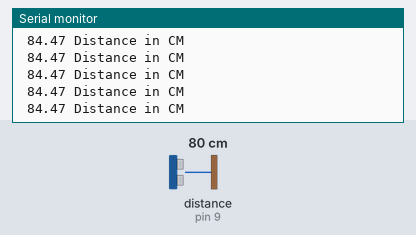
Bench run of a sketch on a simulated Arduino Uno, built with avr-gcc and run on an emulated ATmega328P. Parts: the last lines printed to the serial monitor. Wiring (inferred from the names in the program): ultrasonic range finder: trigger pin 8; echo pin 9. The inputs (shaded band) are chosen by the test bench; at power-on: distance to the obstacle (sensor on pin 9) 80 cm. The echo pulse lasts 58.3 µs per cm.

Above: at 1.2 s.
1.3 s: distance to the obstacle (sensor on pin 9) set to 4 cm
At 2.2 s:
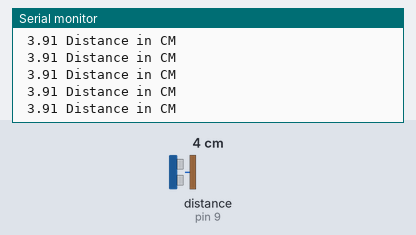
4.3 s: distance to the obstacle (sensor on pin 9) set to 2 cm
At 5.1 s:
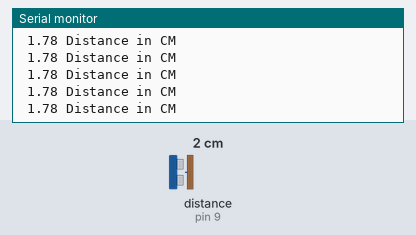
7.3 s: distance to the obstacle (sensor on pin 9) set to 9 cm
At 8.0 s:
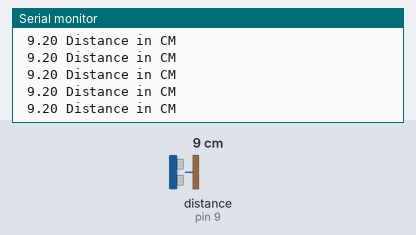
10.3 s: distance to the obstacle (sensor on pin 9) set to 18 cm
At 11.0 s:
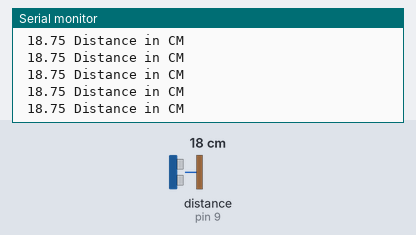
Timing chart, 0 to 13.3 s (numbered marks = the images above; inputs shaded):
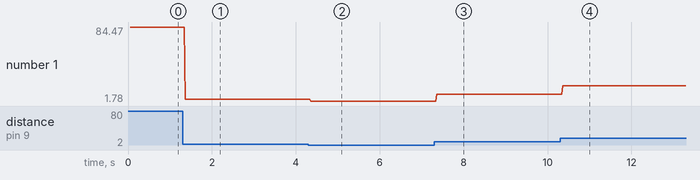

Measured:
- after the input at 1.3 s, the serial monitor: prints a new line after 0.06 s (image 1)
- after the input at 4.3 s, the serial monitor: prints a new line after 0.06 s (image 2)
- after the input at 7.3 s, the serial monitor: prints a new line after 0.06 s (image 3)
- after the input at 10.3 s, the serial monitor: prints a new line after 0.06 s (image 4)
- plotted number 1: 84.47 → 3.91 after the input at 1.3 s, 3.91 → 1.78 after the input at 4.3 s, 1.78 → 9.2 after the input at 7.3 s, 9.2 → 18.75 after the input at 10.3 s

The sketch:

sketch_apr01a.ino
```cpp
int trig=8;
int echo=9;
double getdata;
double distance;
void setup() {
  pinMode(trig, OUTPUT);
  pinMode(echo, INPUT);
Serial.begin(9600);
}

void loop() {
  double getData;

 digitalWrite(trig,LOW);
delayMicroseconds(10);
digitalWrite(trig,HIGH);
delayMicroseconds(10);
 digitalWrite(trig,LOW);
 delayMicroseconds(10);
 getData=pulseIn(echo, HIGH);
 delay(25);

distance=((getData)/55);
 Serial.println(" Distance in CM");
 Serial.print(" ");
Serial.print(distance);

}
```
